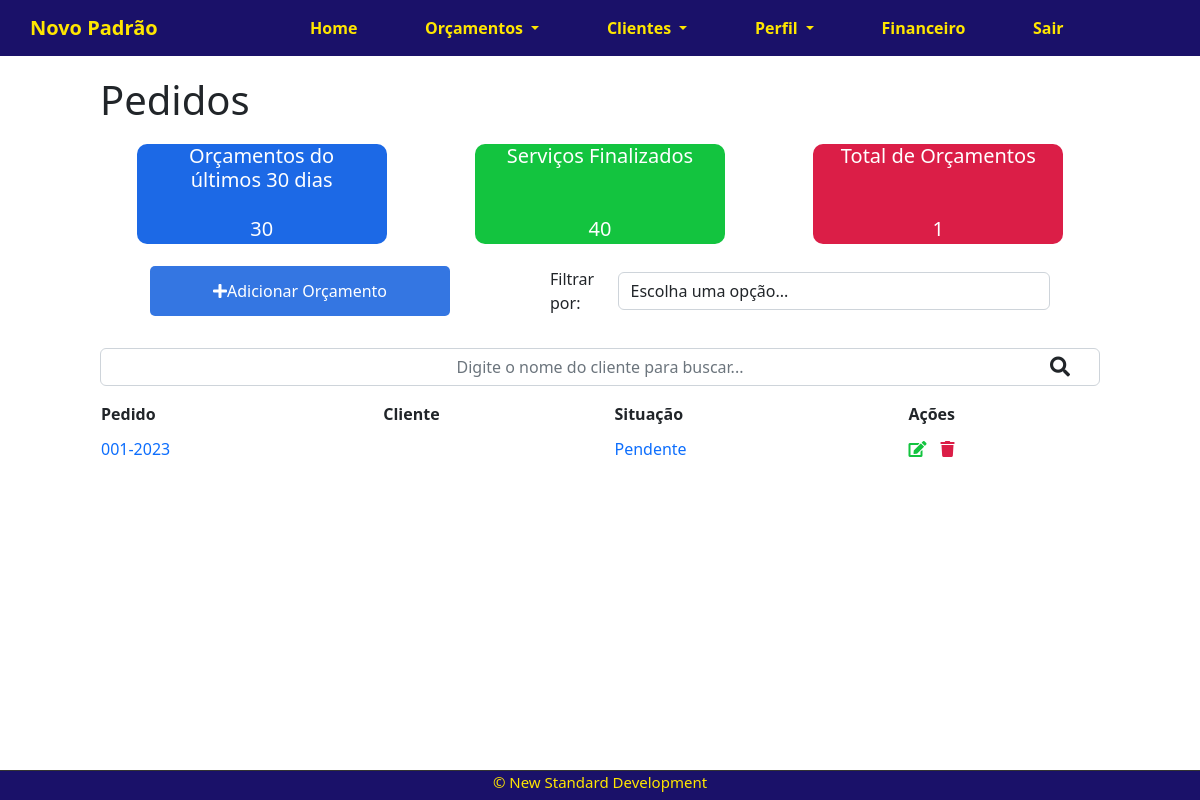
The app's page /budgets/ (signed in), older data.
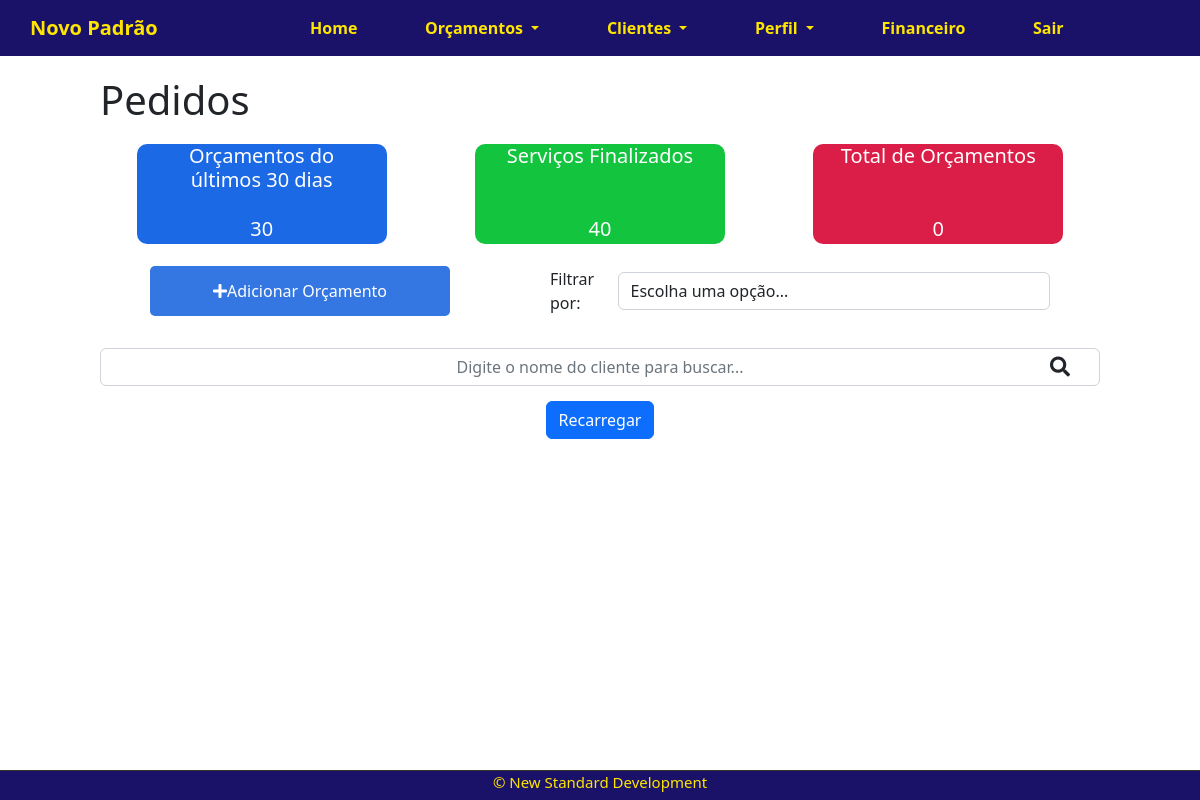
The same page, newer data.
### budgets/models.py (models this page shows, shortened)
class Budgets(models.Model):
    SITUATION = ("Pendente", "Pendente"), ("Aprovado", "Aprovado"), ("Cancelado",
                                                                     "Cancelado"), ("Em andamento", "Em andamento"), ("Concluido", "Concluido")
    client = models.ForeignKey(Clients,  null=True, on_delete=models.SET_NULL)
    user = models.ForeignKey(
        get_user_model(),  null=True, on_delete=models.CASCADE)
    number_budgets = models.CharField(max_length=10, unique=True)
    reference = models.CharField(max_length=500, null=True, blank=True)
    situation = models.CharField(
        max_length=500,
        choices=SITUATION,
        null=True,
        blank=True,
        default="Pendente"
    )
    validity = models.DateField(null=True, blank=True)
    term = models.CharField(max_length=100, null=True, blank=True)
    obs = models.TextField(null=True, blank=True)
    create_at = models.DateTimeField(auto_now_add=True)
    update_at = models.DateTimeField(auto_now=True)

### budgets/views.py (the view)
# urls.py: path('budgets/', views.listBudgets, name='budgets-list'),
@login_required
def listBudgets(request):
    search = request.GET.get('search')
    filter = request.GET.get('filter-budgets')
    print(filter)
    if search:
        budgets = Budgets.objects.filter(client__name__icontains=search, user=request.user) or Budgets.objects.filter(number_budgets__icontains=search, user=request.user)
        if not budgets:
            messages.warning(request,"Sem resultados.")
    elif filter:
        budgets = Budgets.objects.filter(situation=filter, user=request.user).order_by('-create_at').filter(user = request.user)
        if not budgets:
            messages.warning(request,"Sem resultados.")
    else:
        budgets = Budgets.objects.all().order_by('-create_at').filter(user = request.user)
    if budgets:
        paginator = Paginator(budgets,3)
        page = request.GET.get('page')
        budgets = paginator.get_page(page)
    budgetsCount = Budgets.objects.all().filter(user=request.user).count()
    context = {
        'budgets': budgets ,
        'budgetsCount':budgetsCount}
    return render(request, 'budgets.html', context)

### budgets/templates/budgets.html (shortened to what this page needs)
{% extends 'base.html' %}
{% block content %}
<div class="offset-1 col-10 list-div">
    <h1>Pedidos</h1>
    <div class="flex-container dashboard-client">
        <div class="col-4 dashboard-client-box" id="dashboard-client-lastdays">
            <h4>Orçamentos do <br> últimos 30 dias</h4>
            <span>30</span>
        </div>
        <div class="col-4 dashboard-client-box" id="dashboard-client-done">
            <h4>Serviços Finalizados</h4>
            <span>40</span>
        </div>
        <div class="col-4 dashboard-client-box" id="dashboard-client-doing">
            <h4>Total de Orçamentos</h4>
            <span> {{ budgetsCount }}</span>
        </div>
    </div>
    <div class="flex-container filter-div">
        <div id="add-link">
            <a href="/budgets/newBudget/">
                <div class="col-2 add-div">
                    <i class="fas fa-plus"></i> Adicionar Orçamento
                </div>
            </a>
        </div>
        <div id="div-filter-span">
            <span>Filtrar por:</span>
            <select name="filter-budgets" id="filter-budgets" class="form-control">
                <option value="">Escolha uma opção...</option>
            </select>
        </div>
    </div>
    <div class=" flex-container search-div">
        <form method="GET" id="search-form">
            <input class="form-control" type="text" id="search" name="search"
                placeholder="Digite o nome do cliente para buscar..." value="{{ request.GET.search }}">
            <i class="fas fa-search" id="search-btn"></i>
        </form>
    </div>
    <div class="div-base-table">
        {% if budgets %}
        <table class="budgets-list">
            <thead>
                <tr>
                    <th>Pedido</th>
                    <th>Cliente</th>
                    <th>Situação</th>
                    <th>Ações</th>
                </tr>
            </thead>
            <tbody class="budgets-list-body">
                {% for budget in budgets %}
                <tr>
                    <td>
                        <span class="">
                            <a href="/budgets/budget/{{budget.id}}">{{budget.number_budgets}}
                            </a>
                        </span>
                    </td>
                    <td>
                    </td>
                    <td>
                        <span class="">
                            <a href="/budgets/budget/{{budget.id}}">
                                {{budget.situation}}
                            </a>
                        </span>
                    </td>
                    <td class="buttons-actions">
                        <a href="">
                            <span>
                                <i class="fas fa-edit "></i>
                            </span>
                        </a>
                        <a href="/budgets/delete/{{ budget.id}}" class="">
                            <span>
                                <i class="fas fa-trash"></i>
                            </span>
                        </a>
                    </td>
                </tr>
                {%endfor %}
            </tbody>
        </table>
        {% else %}
        <div id="reload-budgets">
            <a href="/budgets">
                <button class="btn btn-primary">Recarregar</button>
            </a>
        </div>
        {% endif %}
    </div>
</div>
{% endblock %}

### company/templates/base.html (shortened to what this page needs)
{% load static %}
<!DOCTYPE html>
<html lang="pt">
<head>
    <link href="{% static 'fontawesomefree/css/fontawesome.css' %}" rel="stylesheet" type="text/css">
    <link href="{% static 'fontawesomefree/css/brands.css' %}" rel="stylesheet" type="text/css">
    <link href="{% static 'fontawesomefree/css/solid.css' %}" rel="stylesheet" type="text/css">
    <link rel="stylesheet" href="https://use.fontawesome.com/releases/v5.7.2/css/all.css"
>
    <link rel="stylesheet" href="https://cdn.jsdelivr.net/npm/bootstrap@5.2.3/dist/css/bootstrap.min.css">
    <link rel="stylesheet" href="{% static 'css/style.css' %}">
</head>
<body>
    <div class="container-fluid">
        <nav class="navbar navbar-expand-sm navbar-light ">
            <a class="navbar-brand" href="/">Novo Padrão</a>
            <div class="collapse navbar-collapse list-dropdown" id="conteudoNavbarSuportado">
                <ul class="navbar-nav mr-auto">
                    <li class="nav-item active">
                        <a class="nav-link" href="/">Home </a>
                    </li>
                    {% if user.is_authenticated %}
                    <li class="nav-item dropdown">
                        <a class="nav-link dropdown-toggle" href="#" id="navbarDropdown" role="button"
                            data-toggle="dropdown" aria-haspopup="true" aria-expanded="false">
                            Orçamentos
                        </a>
                    </li>
                    <li class="nav-item dropdown">
                        <a class="nav-link dropdown-toggle" href="#" id="navbarDropdown" role="button"
                            data-toggle="dropdown" aria-haspopup="true" aria-expanded="false">
                            Clientes
                        </a>
                    </li>
                    <li class="nav-item dropdown">
                        <a class="nav-link dropdown-toggle" href="" id="navbarDropdown" role="button"
                            data-toggle="dropdown" aria-haspopup="true" aria-expanded="false">
                            Perfil
                        </a>
                    </li>
                    <li class="nav-item">
                        <a class="nav-link" href="#">Financeiro</a>
                    </li>
                    {% endif %}
                    {% if user.is_authenticated %}
                    <li class="nav-item">
                        <a class="nav-link" href="/accounts/logout">Sair</a>
                    </li>
                    {% endif %}
                </ul>
            </div>
        </nav>
        {% if user.is_authenticated %}
        <div class="div-base">
            {% block content %}
            {% endblock %}
        </div>
        {% endif %}
        <footer class="fixar-rodape">
            <p>&copy New Standard Development</p>
        </footer>
    </div>
</body>
</html>

### company/static/css/style.css (style rules this page uses)
body { width: 100%; }
.fixar-rodape { border-top: 1px solid #333; bottom: 0; left: 0; height: 30px; position: fixed; width: 100%; text-align: center; background-color: #1a1169; color: #ffe600; font-size: 15px; margin-top: 10px; }

### company/static/css/base.css (style rules this page uses)
.container-fluid { padding: 0; margin: 0; height: 100%; }
.div-base { display: flex; align-items: center; justify-content: center; }

### company/static/css/Navbar.css (style rules this page uses)
.navbar { background-color: #1a1169; width: 100%; color: #d0ff00; align-items: center; }
.navbar a { padding-left: 30px; font-weight: bold; font-size: 20px; color: #ffe600; }
.navbar ul li a { font-size: 100%; }
h1 { margin-top: 20px; margin-bottom: 20px; }
.list-dropdown { width: 100%; justify-content: center; }
.list-dropdown ul { justify-content: space-around; width: 80%; }

### company/static/css/DashboardClients.css (style rules this page uses)
.dashboard-client { padding: 0; width: 100%; display: flex; margin-bottom: 20px; justify-content: space-around; }
.dashboard-client h4 { font-size: 20px }
.dashboard-client span { font-size: 100%; display: flex; justify-content: center; width: 100%; }
.dashboard-client-box { float: left; background-color: #DFDFDF; color: #FFF; display: flex; flex-direction: column; justify-content: space-between; box-sizing: border-box; height: 100px; width: 250px; text-align: center; align-items: center; border-radius: 10px; }
.dashboard-client-box span { font-size: 20px; }
.dashboard-client-box:nth-child(2) { margin-left: 1.5%; margin-right: 1.5%; }
#dashboard-client-lastdays { background-color: #1c69e6; }
#dashboard-client-done { background-color: #13c43f; }
#dashboard-client-doing { background-color: #db1e47; }
#add-link { width: 30%; text-decoration: none; align-items: center; }
#add-link a { text-decoration: none; }
.add-div { background-color: #3476e2; cursor: pointer; color: #FFF; text-align: center; border-radius: 5px; width: 100%; height: 50px; display: flex; font-size: 100%; align-items: center; justify-content: center; }
.fas.fa-plus { color: #FFF; font-size: 100%; text-align: center; }
.filter-div { margin-bottom: 0; padding: 0; display: flex; justify-content: space-around; align-items: center; width: 100%; }
#div-filter-span { width: 50%; display: flex; align-items: center; justify-content: space-around; }
.search-div { padding: 0; margin-top: 30px; margin-bottom: 15px; width: 100%; }
#search-form { display: flex; position: relative; align-items: center; width: 100%; text-align: center; justify-content: right; }
#search-form input { text-align: center; }
#search-btn { width: 50px; font-size: 20px; display: flex; position: absolute; float: right; }
.fas.fa-search { cursor: pointer; }
.list-div { padding: 0; margin-left: 0; }
.div-base-table { display: flex; flex-direction: column; justify-content: center; margin-bottom: 20px; }

### company/static/css/ViewClient.css (style rules this page uses)
.client-view input[type=text], select { width: 100%; padding: 5px 10px; margin: 8px 0; display: inline-block; border: 1px solid #ccc; border-radius: 4px; box-sizing: border-box; }

### company/static/css/listBudgets.css (style rules this page uses)
#reload-budgets { display: flex; justify-content: center; }

Row changes from the older to the newer data that the page shows:
removed Budgets: number_budgets "001-2023", situation "Pendente"
Text that changed along with them:
{{ budgetsCount }}: "1" → "0"
text no longer shown: "Pedido Cliente Situação Ações"
text now shown: "Recarregar"
